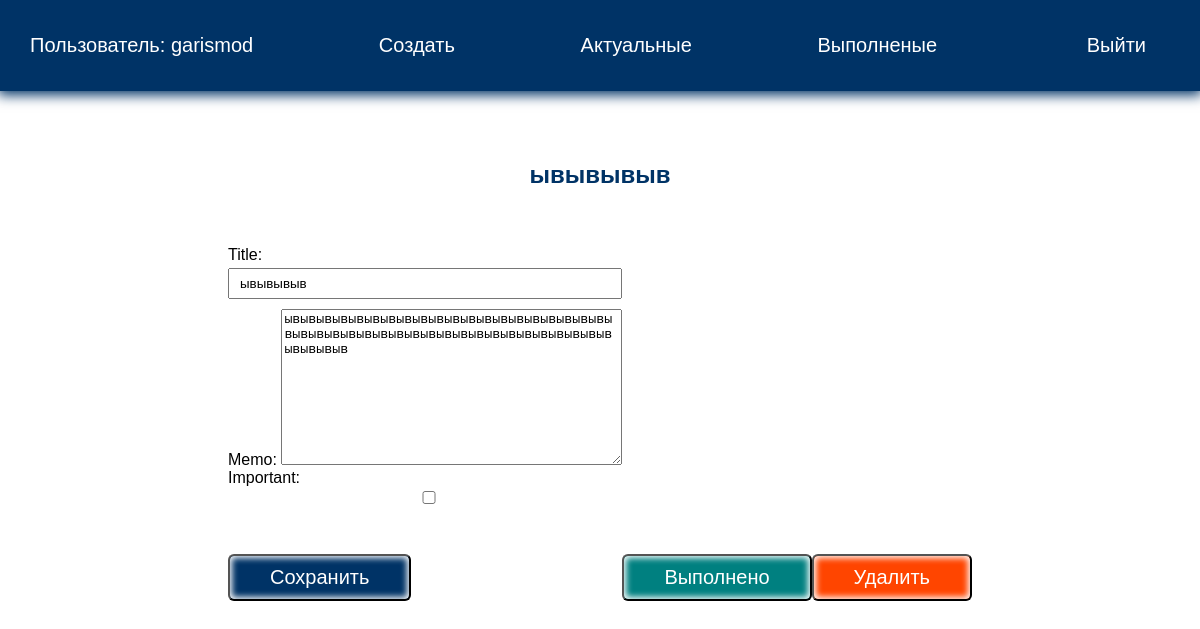
The app's page /todo/6 (signed in), older data.
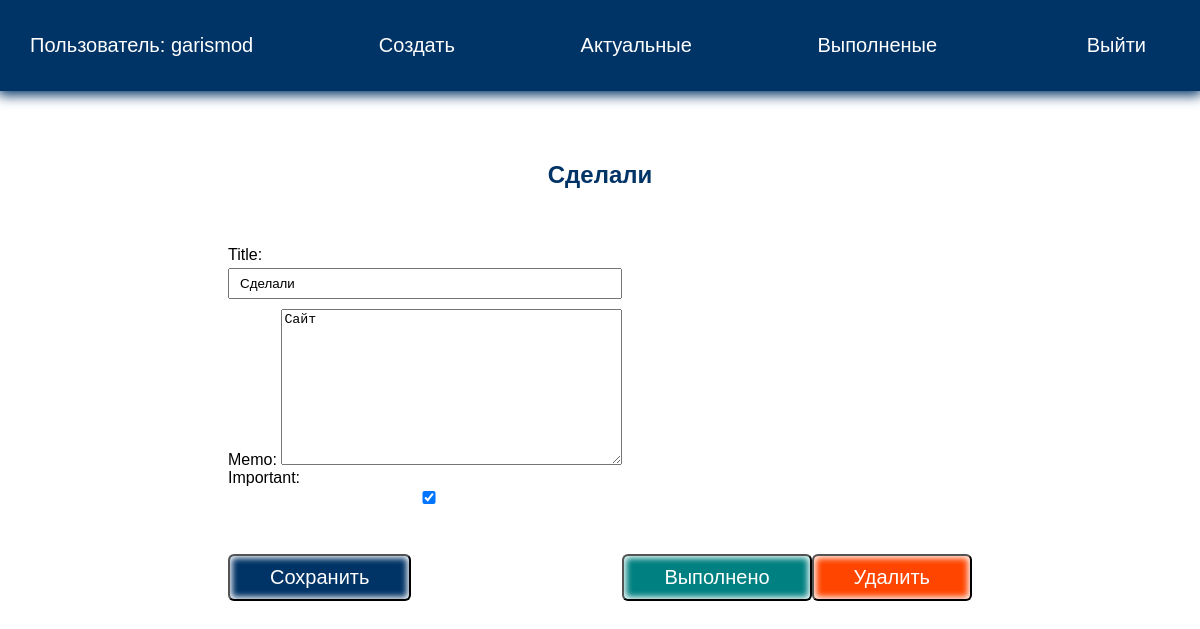
The same page, newer data.
### todo/models.py (models this page shows, shortened)
class Todo(models.Model):
    title = models.CharField(max_length=100)
    memo = models.TextField(blank=True)
    created = models.DateTimeField(auto_now_add=True)
    date_completed = models.DateTimeField(blank=True, null=True)
    important = models.BooleanField(default=False)
    user = models.ForeignKey(User, on_delete=models.CASCADE)

### todo/views.py (the view, shortened to what this page needs)
# urls.py: path('todo/<int:todo_pk>', views.view_todo, name='viewtodo'),
@login_required
def view_todo(request, todo_pk):
    todo = get_object_or_404(Todo, pk=todo_pk)
    if request.method == "GET":
        form = TodoForm(instance=todo)
        return render(request, 'todo/viewtodo.html',
                      {'todo': todo, 'form': form})

### todo/forms.py
class TodoForm(ModelForm):
    class Meta:
        model = Todo
        fields = ['title', 'memo', 'important']

### todo/templates/todo/viewtodo.html (shortened to what this page needs)
{% extends 'todo/base.html' %}
{% block content %}
<h2>{{ todo.title }}</h2>
<div class="but">
    <form method="post">
        {{ form }}
        <button class="btn">Сохранить</button>
    </form>
    <form action="{% url 'completetodo' todo.id %}" method="post">
        <button class="btn good">Выполнено</button>
    </form>
    <form action="{% url 'deletetodo' todo.id %}" method="post">
        <button class="btn remove">Удалить</button>
    </form>
</div>
{% endblock %}

### todo/templates/todo/base.html (shortened to what this page needs)
<!DOCTYPE html>
{% load static %}
<html lang="en">
<head>
    <link rel="stylesheet" href="{% static 'css/style.css' %}">
</head>
<body>
<div class="menu">
    <div class="wrap">
        <ul>
        {% if user.is_authenticated %}
            <li class="logo">Пользователь: {{ user.username }}</li>
            <li><a href="{% url 'createtodo' %}">Создать</a></li>
            <li><a href="{% url 'currenttodos' %}">Актуальные</a></li>
            <li><a href="{% url 'completedtodos' %}">Выполненые</a></li>
            <li>
                <form action="{% url 'logoutuser' %}" method="post">
                    <button class="top">Выйти</button>
                </form>
            </li>
        {% else %}
            <li><a href="{% url 'signupuser' %}">Зарегистрироваться</a></li>
            <li><a href="{% url 'loginuser' %}">Войти</a></li>
        {% endif %}
        </ul>
    </div>
</div>
<div class="content">
    <div class="wrap">
        {% block content %}
        {% endblock %}
    </div>
</div>
</body>
</html>

### todo/static/css/style.css (style rules this page uses)
body { padding: 0; margin: 0; font-family: Arial, Helvetica, sans-serif; }
.wrap { max-width: 1200px; margin: 0 auto; padding: 10px 30px; box-sizing: border-box; }
.menu { background: #003366; box-shadow: 0 2px 12px 2px #003366; }
.menu ul { list-style: none; padding: 0; display: flex; justify-content: space-between; align-items: center; font-size: 20px; }
.menu a, .menu li { color: #FFF; text-decoration: none; }
.content .wrap { display: flex; flex-direction: column; align-items: center; justify-content: center; margin-top: 40px; }
h1, h2 { color: #003366; }
.btn { background: #003366; color: #FFF; }
button { border-radius: 6px; box-shadow: inset 0 0 6px 2px #FFF; padding: 10px 40px; margin-top: 40px; font-size: 20px; cursor: pointer; }
input { width: 100%; padding: 6px 10px; box-sizing: border-box; margin-top: 4px; margin-bottom: 10px; }
.top { padding: 4px 24px; margin-top: 0; background: transparent; border: none; color: #FFF; box-shadow: none; }
.but { display: flex; align-items: flex-end; }
.good { background: teal; }
.remove { background: orangered; }

Row changes from the older to the newer data that the page shows:
changed Todo: title "ывывывыв" → "Сделали"; memo "ывывывывывывывывывывывывывывывывывывывывывывывывывывывывывывывывывывывывывывывывывывывывыв" → "Сайт"; important "☐" → "☑"
